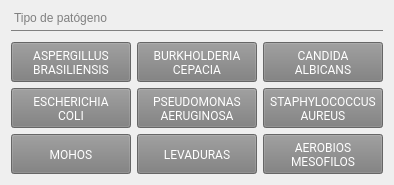
         <widget class="QFrame" name="frame">
          <property name="frameShape">
           <enum>QFrame::NoFrame</enum>
          </property>
          <property name="frameShadow">
           <enum>QFrame::Plain</enum>
          </property>
          <property name="lineWidth">
           <number>0</number>
          </property>
          <layout class="QGridLayout" name="gridLayout_5">
           <item row="3" column="1">
            <widget class="QPushButton" name="boton_LE">
             <property name="enabled">
              <bool>false</bool>
             </property>
             <property name="sizePolicy">
              <sizepolicy hsizetype="Expanding" vsizetype="Maximum">
               <horstretch>0</horstretch>
               <verstretch>0</verstretch>
              </sizepolicy>
             </property>
             <property name="minimumSize">
              <size>
               <width>120</width>
               <height>40</height>
              </size>
             </property>
             <property name="maximumSize">
              <size>
               <width>400</width>
               <height>70</height>
              </size>
             </property>
             <property name="font">
              <font>
               <family>Roboto,sans-serif</family>
               <weight>50</weight>
               <bold>false</bold>
               <underline>false</underline>
               <strikeout>false</strikeout>
              </font>
             </property>
             <property name="focusPolicy">
              <enum>Qt::ClickFocus</enum>
             </property>
             <property name="whatsThis">
              <string>Si haces click en este botón el tipo de análisis escogido sera 'Challenge Test'</string>
             </property>
             <property name="accessibleName">
              <string>Boton Challenge Test</string>
             </property>
             <property name="accessibleDescription">
              <string>Si haces click en este botón el tipo de análisis escogido sera 'Challenge Test'</string>
             </property>
             <property name="autoFillBackground">
              <bool>false</bool>
             </property>
             <property name="styleSheet">
              <string notr="true">*{
padding:0.7em 1.7em;
margin:0 0.3em 0.3em 0;
border-radius:0.2em;
text-decoration:none;
font-family:'Roboto',sans-serif;
font-weight:400;
color:#FFFFFF;
background-color:#3369ff;;
text-align:center;
position:relative;}

QPushButton:hover{background-color:#003ea3;}
QPushButton:disabled{
padding:0.7em 1.7em;
margin:0 0.3em 0.3em 0;
border-radius:0.2em;
text-decoration:none;
font-family:'Roboto',sans-serif;
font-weight:400;
color:#FFFFFF;
background-color:rgb(124, 124, 124);
text-align:center;
position:relative;}</string>
             </property>
             <property name="text">
              <string>LEVADURAS</string>
             </property>
            </widget>
           </item>
           <item row="2" column="0">
            <widget class="QPushButton" name="boton_EC">
             <property name="enabled">
              <bool>false</bool>
             </property>
             <property name="sizePolicy">
              <sizepolicy hsizetype="Expanding" vsizetype="Maximum">
               <horstretch>0</horstretch>
               <verstretch>0</verstretch>
              </sizepolicy>
             </property>
             <property name="minimumSize">
              <size>
               <width>120</width>
               <height>40</height>
              </size>
             </property>
             <property name="maximumSize">
              <size>
               <width>400</width>
               <height>70</height>
              </size>
             </property>
             <property name="font">
              <font>
               <family>Roboto,sans-serif</family>
               <weight>50</weight>
               <bold>false</bold>
               <underline>false</underline>
               <strikeout>false</strikeout>
              </font>
             </property>
             <property name="focusPolicy">
              <enum>Qt::ClickFocus</enum>
             </property>
             <property name="whatsThis">
              <string>Si haces click en este botón el tipo de análisis escogido sera 'Challenge Test'</string>
             </property>
             <property name="accessibleName">
              <string>Boton Challenge Test</string>
             </property>
             <property name="accessibleDescription">
              <string>Si haces click en este botón el tipo de análisis escogido sera 'Challenge Test'</string>
             </property>
             <property name="autoFillBackground">
              <bool>false</bool>
             </property>
             <property name="styleSheet">
              <string notr="true">*{
padding:0.7em 1.7em;
margin:0 0.3em 0.3em 0;
border-radius:0.2em;
text-decoration:none;
font-family:'Roboto',sans-serif;
font-weight:400;
color:#FFFFFF;
background-color:#3369ff;;
text-align:center;
position:relative;}

QPushButton:hover{background-color:#003ea3;}
QPushButton:disabled{
padding:0.7em 1.7em;
margin:0 0.3em 0.3em 0;
border-radius:0.2em;
text-decoration:none;
font-family:'Roboto',sans-serif;
font-weight:400;
color:#FFFFFF;
background-color:rgb(124, 124, 124);
text-align:center;
position:relative;}</string>
             </property>
             <property name="text">
              <string>ESCHERICHIA
COLI</string>
             </property>
            </widget>
           </item>
           <item row="3" column="0">
            <widget class="QPushButton" name="boton_MO">
             <property name="enabled">
              <bool>false</bool>
             </property>
             <property name="sizePolicy">
              <sizepolicy hsizetype="Expanding" vsizetype="Maximum">
               <horstretch>0</horstretch>
               <verstretch>0</verstretch>
              </sizepolicy>
             </property>
             <property name="minimumSize">
              <size>
               <width>120</width>
               <height>40</height>
              </size>
             </property>
             <property name="maximumSize">
              <size>
               <width>400</width>
               <height>70</height>
              </size>
             </property>
             <property name="font">
              <font>
               <family>Roboto,sans-serif</family>
               <weight>50</weight>
               <bold>false</bold>
               <underline>false</underline>
               <strikeout>false</strikeout>
              </font>
             </property>
             <property name="focusPolicy">
              <enum>Qt::ClickFocus</enum>
             </property>
             <property name="whatsThis">
              <string>Si haces click en este botón el tipo de análisis escogido sera 'Challenge Test'</string>
             </property>
             <property name="accessibleName">
              <string>Boton Challenge Test</string>
             </property>
             <property name="accessibleDescription">
              <string>Si haces click en este botón el tipo de análisis escogido sera 'Challenge Test'</string>
             </property>
             <property name="autoFillBackground">
              <bool>false</bool>
             </property>
             <property name="styleSheet">
              <string notr="true">*{
padding:0.7em 1.7em;
margin:0 0.3em 0.3em 0;
border-radius:0.2em;
text-decoration:none;
font-family:'Roboto',sans-serif;
font-weight:400;
color:#FFFFFF;
background-color:#3369ff;;
text-align:center;
position:relative;}

QPushButton:hover{background-color:#003ea3;}
QPushButton:disabled{
padding:0.7em 1.7em;
margin:0 0.3em 0.3em 0;
border-radius:0.2em;
text-decoration:none;
font-family:'Roboto',sans-serif;
font-weight:400;
color:#FFFFFF;
background-color:rgb(124, 124, 124);
text-align:center;
position:relative;}</string>
             </property>
             <property name="text">
              <string>MOHOS</string>
             </property>
            </widget>
           </item>
           <item row="3" column="2">
            <widget class="QPushButton" name="boton_AM">
             <property name="enabled">
              <bool>false</bool>
             </property>
             <property name="sizePolicy">
              <sizepolicy hsizetype="Expanding" vsizetype="Maximum">
               <horstretch>0</horstretch>
               <verstretch>0</verstretch>
              </sizepolicy>
             </property>
             <property name="minimumSize">
              <size>
               <width>120</width>
               <height>40</height>
              </size>
             </property>
             <property name="maximumSize">
              <size>
               <width>400</width>
               <height>70</height>
              </size>
             </property>
             <property name="font">
              <font>
               <family>Roboto,sans-serif</family>
               <weight>50</weight>
               <bold>false</bold>
               <underline>false</underline>
               <strikeout>false</strikeout>
              </font>
             </property>
             <property name="focusPolicy">
              <enum>Qt::ClickFocus</enum>
             </property>
             <property name="whatsThis">
              <string>Si haces click en este botón el tipo de análisis escogido sera 'Challenge Test'</string>
             </property>
             <property name="accessibleName">
              <string>Boton Challenge Test</string>
             </property>
             <property name="accessibleDescription">
              <string>Si haces click en este botón el tipo de análisis escogido sera 'Challenge Test'</string>
             </property>
             <property name="autoFillBackground">
              <bool>false</bool>
             </property>
             <property name="styleSheet">
              <string notr="true">*{
padding:0.7em 1.7em;
margin:0 0.3em 0.3em 0;
border-radius:0.2em;
text-decoration:none;
font-family:'Roboto',sans-serif;
font-weight:400;
color:#FFFFFF;
background-color:#3369ff;;
text-align:center;
position:relative;}

QPushButton:hover{background-color:#003ea3;}
QPushButton:disabled{
padding:0.7em 1.7em;
margin:0 0.3em 0.3em 0;
border-radius:0.2em;
text-decoration:none;
font-family:'Roboto',sans-serif;
font-weight:400;
color:#FFFFFF;
background-color:rgb(124, 124, 124);
text-align:center;
position:relative;}</string>
             </property>
             <property name="text">
              <string>AEROBIOS
MESOFILOS</string>
             </property>
            </widget>
           </item>
           <item row="1" column="2">
            <widget class="QPushButton" name="boton_CA">
             <property name="enabled">
              <bool>false</bool>
             </property>
             <property name="sizePolicy">
              <sizepolicy hsizetype="Expanding" vsizetype="Maximum">
               <horstretch>0</horstretch>
               <verstretch>0</verstretch>
              </sizepolicy>
             </property>
             <property name="minimumSize">
              <size>
               <width>120</width>
               <height>40</height>
              </size>
             </property>
             <property name="maximumSize">
              <size>
               <width>400</width>
               <height>70</height>
              </size>
             </property>
             <property name="font">
              <font>
               <family>Roboto,sans-serif</family>
               <weight>50</weight>
               <bold>false</bold>
               <underline>false</underline>
               <strikeout>false</strikeout>
              </font>
             </property>
             <property name="focusPolicy">
              <enum>Qt::ClickFocus</enum>
             </property>
             <property name="whatsThis">
              <string>Si haces click en este botón el tipo de análisis escogido sera 'Challenge Test'</string>
             </property>
             <property name="accessibleName">
              <string>Boton Challenge Test</string>
             </property>
             <property name="accessibleDescription">
              <string>Si haces click en este botón el tipo de análisis escogido sera 'Challenge Test'</string>
             </property>
             <property name="autoFillBackground">
              <bool>false</bool>
             </property>
             <property name="styleSheet">
              <string notr="true">*{
padding:0.7em 1.7em;
margin:0 0.3em 0.3em 0;
border-radius:0.2em;
text-decoration:none;
font-family:'Roboto',sans-serif;
font-weight:400;
color:#FFFFFF;
background-color:#3369ff;;
text-align:center;
position:relative;}

QPushButton:hover{background-color:#003ea3;}
QPushButton:disabled{
padding:0.7em 1.7em;
margin:0 0.3em 0.3em 0;
border-radius:0.2em;
text-decoration:none;
font-family:'Roboto',sans-serif;
font-weight:400;
color:#FFFFFF;
background-color:rgb(124, 124, 124);
text-align:center;
position:relative;}</string>
             </property>
             <property name="text">
              <string>CANDIDA
ALBICANS</string>
             </property>
             <property name="autoDefault">
              <bool>false</bool>
             </property>
             <property name="flat">
              <bool>false</bool>
             </property>
            </widget>
           </item>
           <item row="2" column="2">
            <widget class="QPushButton" name="boton_SA">
             <property name="enabled">
              <bool>false</bool>
             </property>
             <property name="sizePolicy">
              <sizepolicy hsizetype="Expanding" vsizetype="Maximum">
               <horstretch>0</horstretch>
               <verstretch>0</verstretch>
              </sizepolicy>
             </property>
             <property name="minimumSize">
              <size>
               <width>120</width>
               <height>40</height>
              </size>
             </property>
             <property name="maximumSize">
              <size>
               <width>400</width>
               <height>70</height>
              </size>
             </property>
             <property name="font">
              <font>
               <family>Roboto,sans-serif</family>
               <weight>50</weight>
               <bold>false</bold>
               <underline>false</underline>
               <strikeout>false</strikeout>
              </font>
             </property>
             <property name="focusPolicy">
              <enum>Qt::ClickFocus</enum>
             </property>
             <property name="whatsThis">
              <string>Si haces click en este botón el tipo de análisis escogido sera 'Challenge Test'</string>
             </property>
             <property name="accessibleName">
              <string>Boton Challenge Test</string>
             </property>
             <property name="accessibleDescription">
              <string>Si haces click en este botón el tipo de análisis escogido sera 'Challenge Test'</string>
             </property>
             <property name="autoFillBackground">
              <bool>false</bool>
             </property>
             <property name="styleSheet">
              <string notr="true">*{
padding:0.7em 1.7em;
margin:0 0.3em 0.3em 0;
border-radius:0.2em;
text-decoration:none;
font-family:'Roboto',sans-serif;
font-weight:400;
color:#FFFFFF;
background-color:#3369ff;;
text-align:center;
position:relative;}

QPushButton:hover{background-color:#003ea3;}
QPushButton:disabled{
padding:0.7em 1.7em;
margin:0 0.3em 0.3em 0;
border-radius:0.2em;
text-decoration:none;
font-family:'Roboto',sans-serif;
font-weight:400;
color:#FFFFFF;
background-color:rgb(124, 124, 124);
text-align:center;
position:relative;}</string>
             </property>
             <property name="text">
              <string>STAPHYLOCOCCUS
AUREUS</string>
             </property>
            </widget>
           </item>
           <item row="2" column="1">
            <widget class="QPushButton" name="boton_PA">
             <property name="enabled">
              <bool>false</bool>
             </property>
             <property name="sizePolicy">
              <sizepolicy hsizetype="Expanding" vsizetype="Maximum">
               <horstretch>0</horstretch>
               <verstretch>0</verstretch>
              </sizepolicy>
             </property>
             <property name="minimumSize">
              <size>
               <width>120</width>
               <height>40</height>
              </size>
             </property>
             <property name="maximumSize">
              <size>
               <width>400</width>
               <height>70</height>
              </size>
             </property>
             <property name="font">
              <font>
               <family>Roboto,sans-serif</family>
               <weight>50</weight>
               <bold>false</bold>
               <underline>false</underline>
               <strikeout>false</strikeout>
              </font>
             </property>
             <property name="focusPolicy">
              <enum>Qt::ClickFocus</enum>
             </property>
             <property name="whatsThis">
              <string>Si haces click en este botón el tipo de análisis escogido sera 'Challenge Test'</string>
             </property>
             <property name="accessibleName">
              <string>Boton Challenge Test</string>
             </property>
             <property name="accessibleDescription">
              <string>Si haces click en este botón el tipo de análisis escogido sera 'Challenge Test'</string>
             </property>
             <property name="autoFillBackground">
              <bool>false</bool>
             </property>
             <property name="styleSheet">
              <string notr="true">*{
padding:0.7em 1.7em;
margin:0 0.3em 0.3em 0;
border-radius:0.2em;
text-decoration:none;
font-family:'Roboto',sans-serif;
font-weight:400;
color:#FFFFFF;
background-color:#3369ff;;
text-align:center;
position:relative;}

QPushButton:hover{background-color:#003ea3;}
QPushButton:disabled{
padding:0.7em 1.7em;
margin:0 0.3em 0.3em 0;
border-radius:0.2em;
text-decoration:none;
font-family:'Roboto',sans-serif;
font-weight:400;
color:#FFFFFF;
background-color:rgb(124, 124, 124);
text-align:center;
position:relative;}</string>
             </property>
             <property name="text">
              <string>PSEUDOMONAS
AERUGINOSA</string>
             </property>
            </widget>
           </item>
           <item row="1" column="1">
            <widget class="QPushButton" name="boton_BC">
             <property name="enabled">
              <bool>false</bool>
             </property>
             <property name="sizePolicy">
              <sizepolicy hsizetype="Expanding" vsizetype="Maximum">
               <horstretch>0</horstretch>
               <verstretch>0</verstretch>
              </sizepolicy>
             </property>
             <property name="minimumSize">
              <size>
               <width>120</width>
               <height>40</height>
              </size>
             </property>
             <property name="maximumSize">
              <size>
               <width>400</width>
               <height>70</height>
              </size>
             </property>
             <property name="font">
              <font>
               <family>Roboto,sans-serif</family>
               <weight>50</weight>
               <bold>false</bold>
               <underline>false</underline>
               <strikeout>false</strikeout>
              </font>
             </property>
             <property name="focusPolicy">
              <enum>Qt::ClickFocus</enum>
             </property>
             <property name="whatsThis">
              <string>Si haces click en este botón el tipo de análisis escogido sera 'Challenge Test'</string>
             </property>
             <property name="accessibleName">
              <string>Boton Challenge Test</string>
             </property>
             <property name="accessibleDescription">
              <string>Si haces click en este botón el tipo de análisis escogido sera 'Challenge Test'</string>
             </property>
             <property name="autoFillBackground">
              <bool>false</bool>
             </property>
             <property name="styleSheet">
              <string notr="true">*{
padding:0.7em 1.7em;
margin:0 0.3em 0.3em 0;
border-radius:0.2em;
text-decoration:none;
font-family:'Roboto',sans-serif;
font-weight:400;
color:#FFFFFF;
background-color:#3369ff;;
text-align:center;
position:relative;}

QPushButton:hover{background-color:#003ea3;}
QPushButton:disabled{
padding:0.7em 1.7em;
margin:0 0.3em 0.3em 0;
border-radius:0.2em;
text-decoration:none;
font-family:'Roboto',sans-serif;
font-weight:400;
color:#FFFFFF;
background-color:rgb(124, 124, 124);
text-align:center;
position:relative;}</string>
             </property>
             <property name="text">
              <string>BURKHOLDERIA
CEPACIA</string>
             </property>
             <property name="autoDefault">
              <bool>false</bool>
             </property>
             <property name="default">
              <bool>false</bool>
             </property>
             <property name="flat">
              <bool>false</bool>
             </property>
            </widget>
           </item>
           <item row="1" column="0">
            <widget class="QPushButton" name="boton_AB">
             <property name="enabled">
              <bool>false</bool>
             </property>
             <property name="sizePolicy">
              <sizepolicy hsizetype="Expanding" vsizetype="Maximum">
               <horstretch>0</horstretch>
               <verstretch>0</verstretch>
              </sizepolicy>
             </property>
             <property name="minimumSize">
              <size>
               <width>120</width>
               <height>40</height>
              </size>
             </property>
             <property name="maximumSize">
              <size>
               <width>400</width>
               <height>70</height>
              </size>
             </property>
             <property name="font">
              <font>
               <family>Roboto,sans-serif</family>
               <weight>50</weight>
               <bold>false</bold>
               <underline>false</underline>
               <strikeout>false</strikeout>
              </font>
             </property>
             <property name="focusPolicy">
              <enum>Qt::ClickFocus</enum>
             </property>
             <property name="whatsThis">
              <string>Si haces click en este botón el tipo de análisis escogido sera 'Challenge Test'</string>
             </property>
             <property name="accessibleName">
              <string>Boton Challenge Test</string>
             </property>
             <property name="accessibleDescription">
              <string>Si haces click en este botón el tipo de análisis escogido sera 'Challenge Test'</string>
             </property>
             <property name="autoFillBackground">
              <bool>false</bool>
             </property>
             <property name="styleSheet">
              <string notr="true">*{
padding:0.7em 1.7em;
margin:0 0.3em 0.3em 0;
border-radius:0.2em;
text-decoration:none;
font-family:'Roboto',sans-serif;
font-weight:400;
color:#FFFFFF;
background-color:#3369ff;;
text-align:center;
position:relative;}

QPushButton:hover{background-color:#003ea3;}
QPushButton:disabled{
padding:0.7em 1.7em;
margin:0 0.3em 0.3em 0;
border-radius:0.2em;
text-decoration:none;
font-family:'Roboto',sans-serif;
font-weight:400;
color:#FFFFFF;
background-color:rgb(124, 124, 124);
text-align:center;
position:relative;}</string>
             </property>
             <property name="text">
              <string>ASPERGILLUS
BRASILIENSIS</string>
             </property>
            </widget>
           </item>
           <item row="0" column="0" colspan="3">
            <widget class="QLabel" name="label">
             <property name="sizePolicy">
              <sizepolicy hsizetype="Preferred" vsizetype="Maximum">
               <horstretch>0</horstretch>
               <verstretch>0</verstretch>
              </sizepolicy>
             </property>
             <property name="font">
              <font>
               <family>Microsoft Sans Serif</family>
               <stylestrategy>PreferDefault</stylestrategy>
              </font>
             </property>
             <property name="styleSheet">
              <string notr="true">*{
color: grey;
border:none;
border-bottom: 1px solid grey;
padding-bottom: 5px;
margin-bottom: 5px}</string>
             </property>
             <property name="text">
              <string>Tipo de patógeno</string>
             </property>
            </widget>
           </item>
          </layout>
         </widget>
